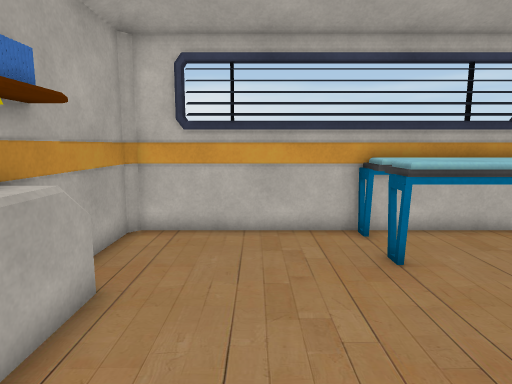
[1] (above)

15 first-person views from a walk through a 3-D level made in the Unity game engine. The camera is 1.3 m above the floor, tilts 8° down and sees 75° across. The floor is counted in squares, 0.5 m on a side. Each view is taken from the middle of a square. On the plan, view 1 faces up. The plan holds only what a view shows up to about 20 squares ahead; the rest is blank. Some animated figures are left out. Some surface patterns are stand-ins.

[2]
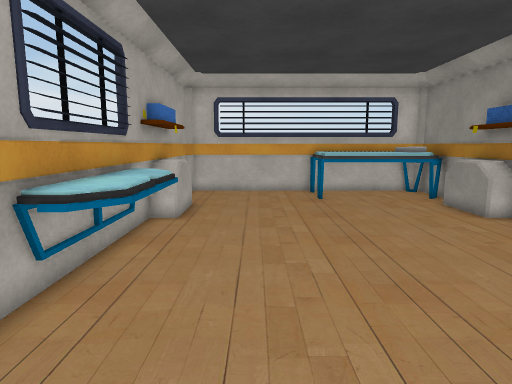

[3]
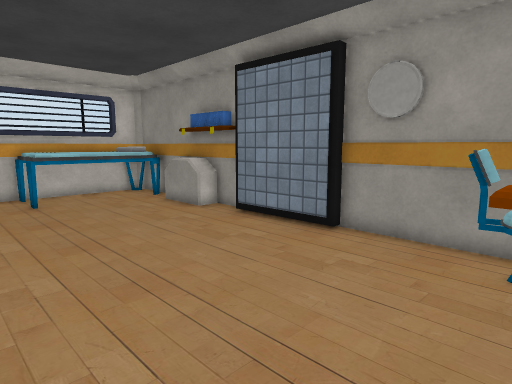

[4]
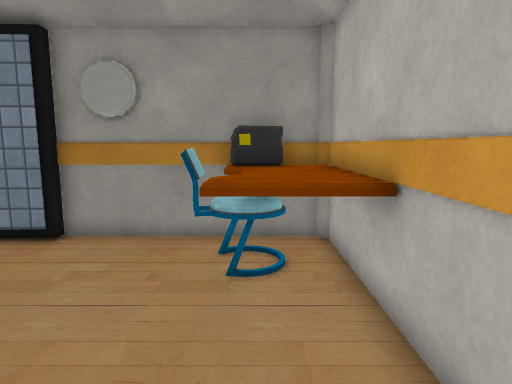

[5]
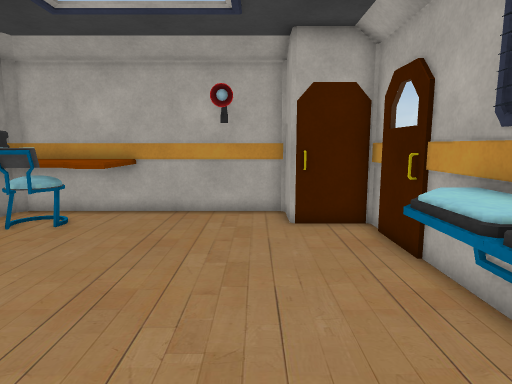

[6]
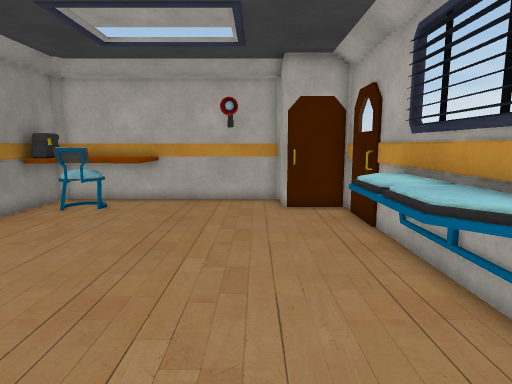

[7]
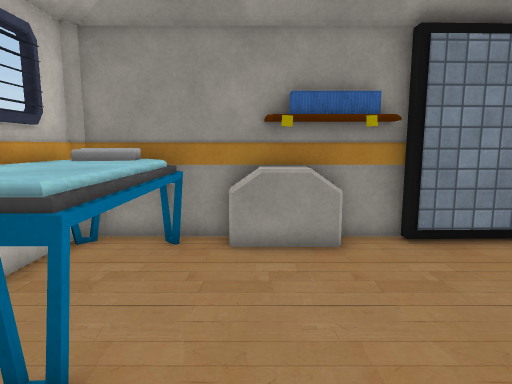

[8]
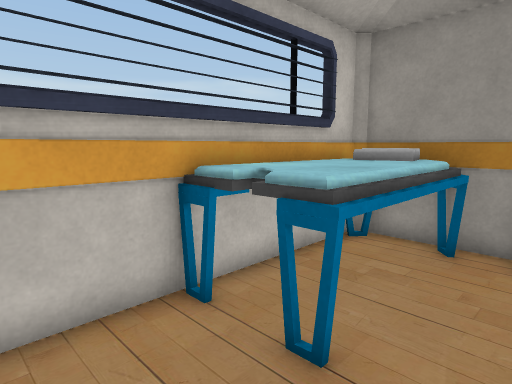

[9]
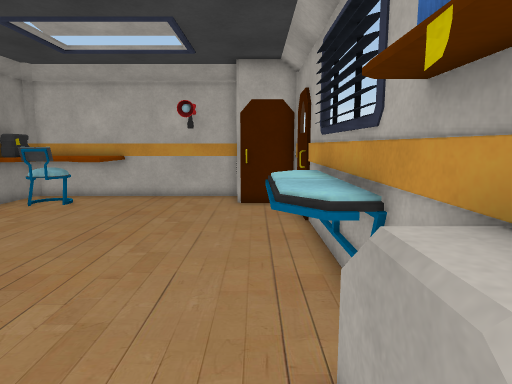

[10]
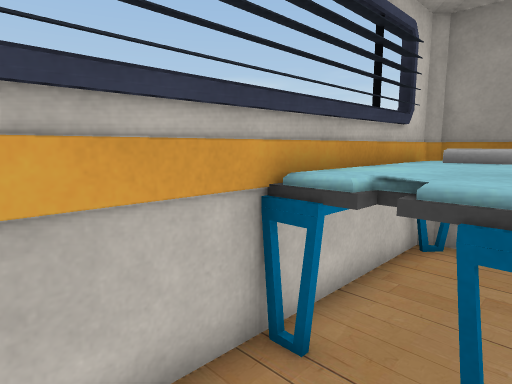

[11]
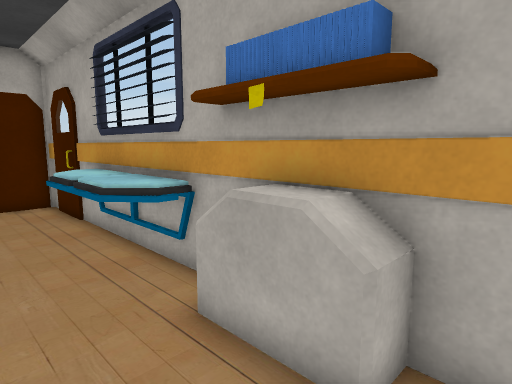

[12]
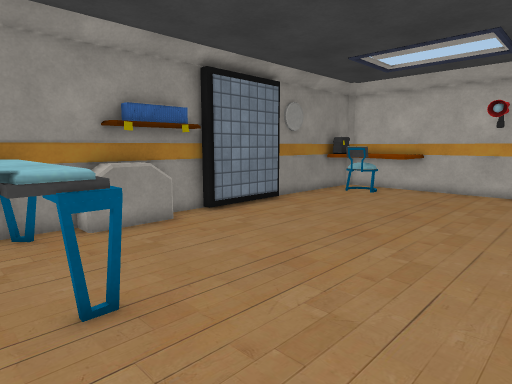

[13]
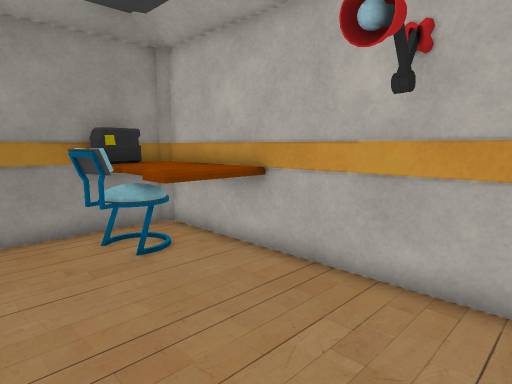

[14]
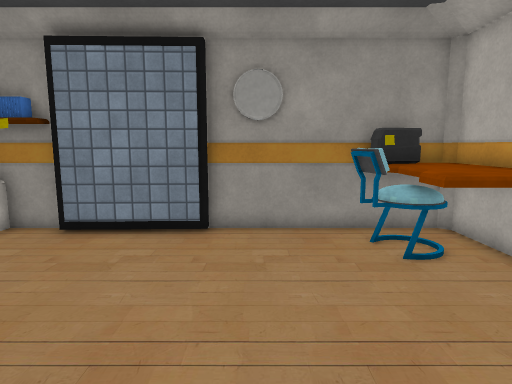

[15]
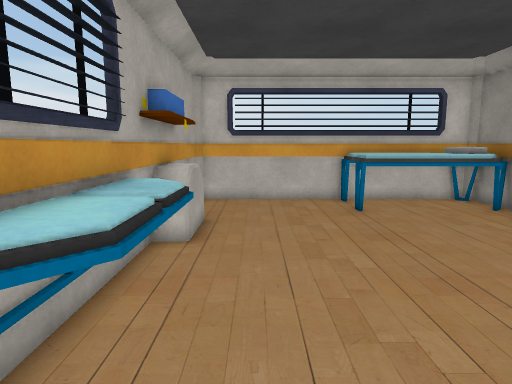

### Floor plan
Points are (right, up) in squares from view 1. A wall is a line through its corners. A room is listed if a view was taken in it or the views show most of it. See-through windows are left out.
Room 1 (views 1, 2, 3, 4, 5, 6, 7, 8, 9, 10, 11, 12, 13, 14, 15)
walls: (9.3, 0.9) (9.3, 1.6); (8.8, -3.5) (8.7, 0.9); (9.3, 5.4) (9.3, 7.5); (-1.7, -8.7) (-1.2, -9.1) (-1.2, -11) (9, -11) (9.3, -10.7) (9.3, -3.5); (8.5, -9.6) (8.4, -8.4) (8.9, -8.3); (9.4, 9.7) (9, 10) (-3.5, 10) (-3.8, 9.7) (-3.8, -8.9) (-1.2, -8.9)
low walls: (8.3, 2.8) (8.3, 5.7) (9.4, 5.7); (8.5, 2.8) (8.1, 3.5); (8.2, 4.8) (8.5, 5.4); (-3.9, 5.7) (-2.9, 5.7)
objects: other object (-3, -4) to (-2, 1); lamp (1, -10); bed (3, 7) to (9, 9); desk (5, -10) to (9, -8); chair (6, -9) to (8, -7)

Where each view was taken, in squares from view 1:
view 1: 0 up, 0 right, facing up
view 2: 9 down, 0 right, facing up
view 3: 9 down, 0 right, facing up-right
view 4: 9 down, 0 right, facing right
view 5: 2 up, 0 right, facing down
view 6: 5 up, 0 right, facing down
view 7: 5 up, 0 right, facing right
view 8: 5 up, 0 right, facing up-right
view 9: 6 up, 2 left, facing down
view 10: 7 up, 0 right, facing up-right
view 11: 7 up, 0 right, facing down-left
view 12: 9 up, 2 left, facing down-right
view 13: 5 down, 1 left, facing down-right
view 14: 5 down, 1 left, facing right
view 15: 6 down, 1 left, facing up
